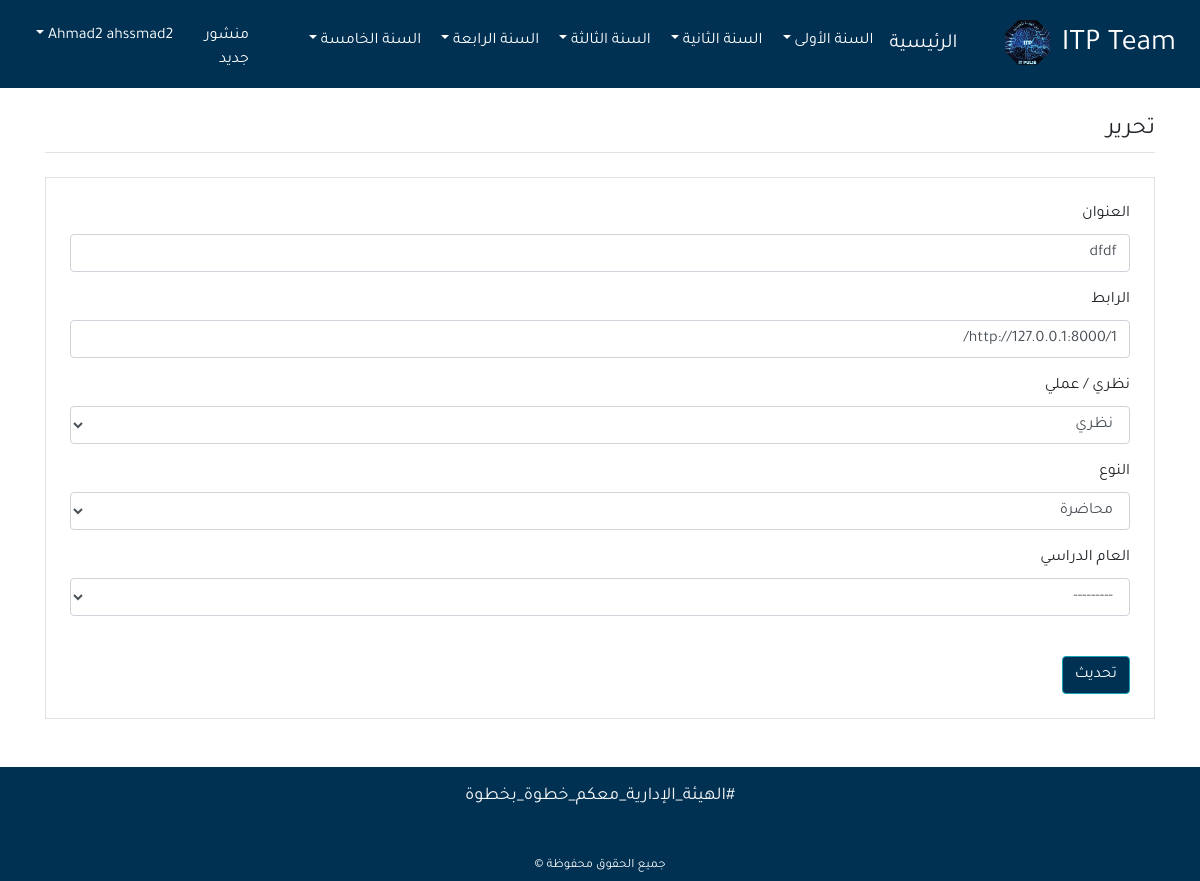
/detail/28/update/ (signed in), run on the app's committed database.
### app/models.py (models this page shows, shortened)
class Post(models.Model):
    owner = models.ForeignKey(User, related_name='post_owner', on_delete=models.CASCADE,)
    session_year = models.ForeignKey(SessionYear, related_name='session_year', on_delete=models.CASCADE,)
    subject = models.ForeignKey(Subject, related_name='subject_c', on_delete=models.CASCADE,)
    content = models.CharField(max_length=150)
    url = models.URLField()
    subject_type = models.CharField(max_length=15, choices=SUBJECT_TYPE)
    post_type = models.CharField(max_length=15, choices=POST_TYPE)
    updated_at = models.DateTimeField(auto_now=True)
    created_at = models.DateTimeField(auto_now_add=True)
    class Meta:
        ordering = ('-created_at',)

### app/views.py (the view, shortened to what this page needs)
# urls.py: path('detail/<int:pk>/update/', views.PostUpdateView.as_view(), name="post_update"),
class PostUpdateView(UserPassesTestMixin, LoginRequiredMixin, UpdateView):
    model = Post
    template_name = 'post_update.html'
    form_class = PostCreateForm
    login_url = 'login'
    def get_context_data(self, **kwargs):  #more than one context  [sea list.html]
        context = super().get_context_data(**kwargs)
        context['title'] =  'تحرير'
        return context
    def test_func(self):
        post = self.get_object()
        if self.request.user == self.request.user:
            return True
        else:
            return False

### app/forms.py
class PostCreateForm(forms.ModelForm):
    content = forms.CharField(label='العنوان')
    url = forms.URLField(label='الرابط')
    subject_type = forms.ChoiceField(label="نظري / عملي",choices = SUBJECT_TYPE )
    post_type = forms.ChoiceField(label="النوع",choices = POST_TYPE )
    session_year__year_date = forms.ModelChoiceField(label=" العام الدراسي",required=True, widget=forms.Select, queryset=SessionYear.objects.all())
    class Meta:
        model = Post
        fields = [ 'content','url','subject_type','post_type','session_year__year_date']

### app/models.py (called while the page is built)
    def __str__(self):
        return self.year_date

### app/templatetags/post_tag.py (called while the page is built)
@register.inclusion_tag('dropdown.html')
def dropdown():
      year_1 = Subject.objects.filter(year_num__year=1,session=SESSION_NUM1)
      year_2 = Subject.objects.filter(year_num__year=2 ,session=SESSION_NUM1)
      year_3 = Subject.objects.filter(year_num__year=3,session=SESSION_NUM1)
      year_4 = Subject.objects.filter(year_num__year=4,session=SESSION_NUM1)
      year_5 = Subject.objects.filter(year_num__year=5,session=SESSION_NUM1)
      context = {
        'year_1':year_1,
         'year_2':year_2,
          'year_3':year_3,
          'year_4':year_4,
           'year_5':year_5
          }
      return context

### app/templates/post_update.html (shortened to what this page needs)
{% extends 'base.html'%}
 {%block content%}
<div class="col-md-12 mt-5">
 {% load bootstrap4 %}
    <legend class="border-bottom pb-1 mb-3 "> تحرير </legend>
    <div class="border p-4 mb-5 mt-4">
        <form method="POST" enctype="multipart/form-data">
         {% bootstrap_form form %}
        <input class="btn btn-info mt-4" style="background-color: #003153;" type="submit" value="تحديث">
        </form>
    </div>
     {%endblock%}

### app/templates/base.html (shortened to what this page needs)
{%load static%}
{%load post_tag%}
{% load bootstrap4 %}
<!DOCTYPE html>
<html lang="ar">
<head>
    <link rel="stylesheet" href="{% static 'css/bootstrap.min.css' %}">
    <link rel="stylesheet" href="{% static 'css/main.css' %}">
</head>
<body>
<header>
    <nav class=" navbar  navbar-expand-lg navbar-dark  fixed-top" style="background-color: #003153;" >
 <a class="navbar-brand mr-2 "   style=" font-size:30px;" href="{% url 'home' %}">ITP Team
     <img class="rounded mr-1" src="{% static 'images/logo.png' %}" width="45px" alt="Tgrebte" >
    </a>
  <div class="collapse navbar-collapse" id="navbarSupportedContent">
    <ul class="navbar-nav ">
      <li class="nav-item active">
        <a class="nav-link" href="{% url 'home' %}" style="font-size: 20px;">الرئيسية <span class="sr-only">(current)</span></a>
      </li>
      {% dropdown %}
    </ul>
     {% if user.is_authenticated %}
                <ul class="navbar-nav mr-auto">
                  <a class=" pt-3 nav-link active " href="{% url 'add_post' %}">منشور جديد</a>
                <li>
                  <div class="dropdown nav-link active">
                    <a href="#" class=" nav-link dropdown-toggle" data-toggle="dropdown">
                      {{request.user.first_name}}  {{request.user.last_name}}
                    </a>
                </li>
                </ul>
                {% else %}
                <ul class="navbar-nav mr-auto">
                    <li class="nav-item"><a class="nav-link" href="{% url 'login' %}">خاص بالفريق</a></li>
                </ul>
                {% endif %}
  </div>
</nav>
</header>
<section>
   <div class="container pt-3">
        <div class="row mt-5 ">
  {% block content %}
     {% endblock content %}
    </div>
        </div>
   </div>
</section>
<footer  style="background-color: #003153;">
    <div class="container-fluid">
         <div class="row">
           <div class="col-md ">
              <div class="col mx-auto">
         <div class="ol-md text-center pt-3">
          <small class="text-light " style="font-size: 18px;">#الهيئة_الإدارية_معكم_خطوة_بخطوة</small>
         </div>
         </div>
         <div class="col mx-auto">
          <div class="col-md text-center pt-1">
          <a class="text-light pr-2" href="https://t.me/ITP_Team1" style="font-size: 23px;">  </a>
        </div>     </div>
    <div class="col mx-auto">
         <div class="col-md text-center p-1">
              <small class="text-light">جميع الحقوق محفوظة &copy;</small>
         </div>
    </div>
    </div>
</footer>
</body>
</html>

### static/css/main.css (style rules this page uses)
body { font-family : 'Tajawal',sans-serif; }
html, body { direction : rtl; text-align : right; }

### app/templates/base.html (style rules this page uses)
.navbar-brand , .navbar-li { transition:0.5s; display: block; }

### data on the page
Post: content "dfdf", url "http://127.0.0.1:8000/1/", subject_type "نظري", post_type "محاضرة"

### other printed values
{{ request.user.first_name }} "Ahmad2"
